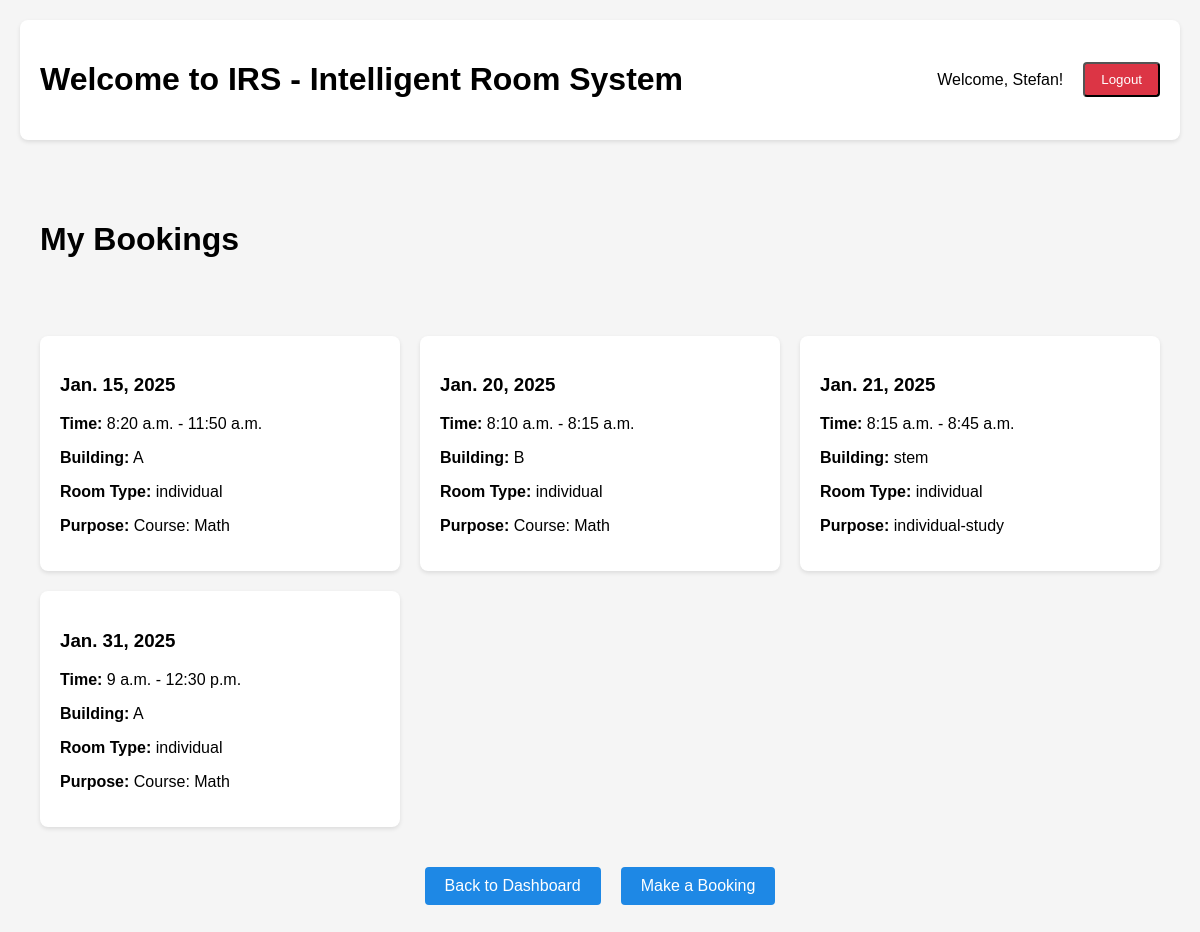
Page /my-bookings/ (signed in) on the committed database.
### bookingsystem/models.py (models this page shows, shortened)
class CustomUser(AbstractUser):
    user_id = models.CharField(max_length=20, unique=True)
    user_email = models.EmailField(unique=True)
    is_professor = models.BooleanField(default=False)

class Booking(models.Model):
    user = models.ForeignKey(CustomUser, on_delete=models.CASCADE)
    date = models.DateField()
    start_time = models.TimeField()  # New field for start time
    end_time = models.TimeField()    # New field for end time
    room = models.ForeignKey(Room, on_delete=models.CASCADE, default=1)
    room_type = models.CharField(max_length=20)
    building = models.CharField(max_length=50)
    group_size = models.IntegerField()
    purpose = models.CharField(max_length=50)
    course = models.ForeignKey('Course', null=True, blank=True, on_delete=models.SET_NULL)
    title = f"{room.name} ({purpose})"
    start = f"{date}T{start_time}"
    end = f"{date}T{end_time}"

### bookingsystem/views.py (the view)
# urls.py: path('my-bookings/', views.my_bookings, name='my_bookings'),
@login_required
def my_bookings(request):
    user_bookings = Booking.objects.filter(user=request.user).order_by('date', 'start_time')
    return render(request, 'my_bookings.html', {'bookings': user_bookings})

### bookingsystem/templates/my_bookings.html (shortened to what this page needs)
<!DOCTYPE html>
<html>
<head>
</head>
<div class="dashboard-container">
    <header class="dashboard-header">
        <h1>Welcome to IRS - Intelligent Room System</h1>
        <div class="user-info">
            <span>Welcome, {{ request.user.username }}!</span>
            <form method="post" action="{% url 'logout' %}">
                <button class="logout-button" type="submit">Logout</button>
            </form>
        </div>
    </header>
<body>
    <div class="bookings-container">
        <h1>My Bookings</h1>
        <br>
        <br>
        {% if bookings %}
            <div class="bookings-list">
                {% for booking in bookings %}
                <div class="booking-card">
                    <h3>{{ booking.date }}</h3>
                    <p><strong>Time:</strong> {{ booking.start_time }} - {{ booking.end_time }}</p>
                    <p><strong>Building:</strong> {{ booking.building }}</p>
                    <p><strong>Room Type:</strong> {{ booking.room_type }}</p>
                    <p><strong>Purpose:</strong> {{ booking.purpose }}</p>
                </div>
                {% endfor %}
            </div>
        {% else %}
            <p class="no-bookings">You haven't made any bookings yet.</p>
        {% endif %}
        <div class="navigation-buttons">
            <a href="{% url 'dashboard' %}" class="nav-button">Back to Dashboard</a>
            <a href="{% url 'bookingsystem' %}" class="nav-button">Make a Booking</a>
        </div>
    </div>
</body>
</html>

### bookingsystem/templates/my_bookings.html (style rules this page uses)
body { font-family: Arial, sans-serif; margin: 0; padding: 0; background-color: #f5f5f5; }
.dashboard-container { max-width: 1200px; margin: 0 auto; padding: 20px; }
.dashboard-header { display: flex; justify-content: space-between; align-items: center; margin-bottom: 40px; padding: 20px; background-color: white; border-radius: 8px; box-shadow: 0 2px 4px rgba(0,0,0,0.1); }
.user-info { display: flex; align-items: center; gap: 20px; }
.bookings-container { max-width: 1200px; margin: 40px auto; padding: 20px; }
.bookings-list { display: grid; grid-template-columns: repeat(auto-fill, minmax(300px, 1fr)); gap: 20px; margin-top: 20px; }
.booking-card { background: white; padding: 20px; border-radius: 8px; box-shadow: 0 2px 4px rgba(0,0,0,0.1); }
.navigation-buttons { display: flex; justify-content: center; gap: 20px; margin-top: 40px; }
.nav-button { padding: 10px 20px; background-color: #1e88e5; color: white; text-decoration: none; border-radius: 4px; }
.logout-button { padding: 8px 16px; background-color: #dc3545; color: white; text-decoration: none; border-radius: 4px; transition: background-color 0.3s; }

### rows in the picture
CustomUser: user.username "Stefan"
Booking: date "Jan. 15, 2025", start_time "8:20 a.m.", end_time "11:50 a.m.", building "A", room_type "individual", purpose "Course: Math"
Booking: date "Jan. 20, 2025", start_time "8:10 a.m.", end_time "8:15 a.m.", building "B", room_type "individual", purpose "Course: Math"
Booking: date "Jan. 21, 2025", start_time "8:15 a.m.", end_time "8:45 a.m.", building "stem", room_type "individual", purpose "individual-study"
Booking: date "Jan. 31, 2025", start_time "9 a.m.", end_time "12:30 p.m.", building "A", room_type "individual", purpose "Course: Math"
